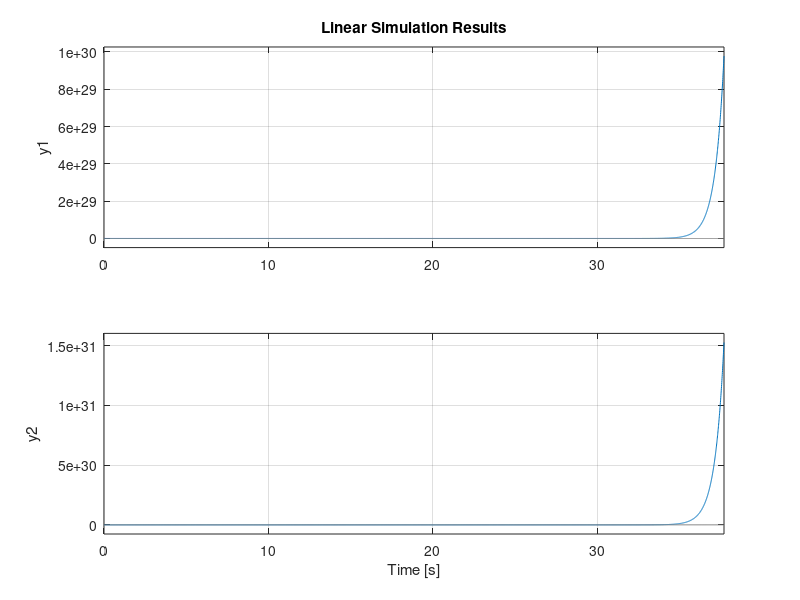

This chart was generated by the following MATLAB code:
clear,clc

%-------------------------------------------------------------------------------------%
%                           Segunda parte
%-------------------------------------------------------------------------------------%

%Se debe analizar la respuesta del sistema ante un impulso, escalón y una
%función u(t)

%Se tiene que:
%Fe: Flujo de entrada
%R1: Resitencia 1
%h1: Nivel de agua del estanque 1
%h2: Nivel de agua del estanque 2
%Fi: Flujo intermedio
%A1: Area de superficie del estanque 1
%A2: Area de superficie del estanque 2
%R2: Resistencia2
%Fs: Flujo de salida

%La variable de entrada es Fe
%Las variables de salida escogidas son las alturas o nivel de agua: h1 y h2
%La variables de estado son: h1 y h2

%Para analizar la respuesta del sistema respecto a diferentes entrada
%Los valores que se le dá a los parametros son
A1=2;
A2=4;
R1=0.25;
R2=0.0625;

%Elaboramos el modelo fenomenologico
%dV1/dt = Fe - Fi
%dV2/dt = Fi - Fs
%Fi = h1-h2/R1
%Fs = h2/R2
%V1 = A1*h1
%V2 = A2*h2

%Por lo tanto
%dV1/dt = Fe - (h1-h2)/R1 => d(h1)/dt = Fe/A1 - (h1-h2)/R1*A1
%dv2/dt = h1-h2/R1 - h2/R2 0> d(h2)/dt = h1-h2/R1*A2 - h2/R2*A2


%Representacion matricial
%considerando: X' = AX + BU, se tiene entonces:
%d(h1)/dt = (-1/A1*R1)*X1 + (1/A1*R1)*X2 + (1/A1)*u
%d(h2)/dt = (1/R1*A2)*X1 - (1/(A2*(R1+R2)))X2 + 0*u

%Para el modelo de salida se sabe que y1=h1; y2=h2
%Y = CX +DU

%Se inician las matrices
A=zeros(2,2);
B=zeros(2,1);
C=zeros(2,2);
D=zeros(2,1);
%Entonces las matrices de las ecuaciones de estado son:
A(1,1)= -1/A1*R1;
A(1,2)= 1/A1*R1;
A(2,1)= 1/R1*A2;
A(2,2)= 1/(A2*(R1+R2));
B(1,1)= 1/A1;
B(2,1)= 0;
C(1,1)=1;
C(2,2)=1;

%Obtenemos el modelo de estado
M=ss(A,B,C,D);


%%%%%%%%%Caso1%%%%%%%%%%%
%Se grafica cuando se tiene un escalon como entrada
step(M) %step grafica respecto a un escalon como entrada

%%%%%%%%%Caso2%%%%%%%%%%%
%Se grafica cuando se tiene un impulso como entrada
impulse(M) %step grafica respecto a un impulso como entrada

%%%%%%%%%Caso3%%%%%%%%%%%
%Se grafica cuando se tiene una función u(t) como entrada

%La definicion de u(t) corresponde a:
t = linspace(0, 12*pi , 5000);
u = 100* sin(t/4);
u(u<0) = 0.;
lsim(M, u, t); %step grafica respecto a una funcion u(t) como entrada

















